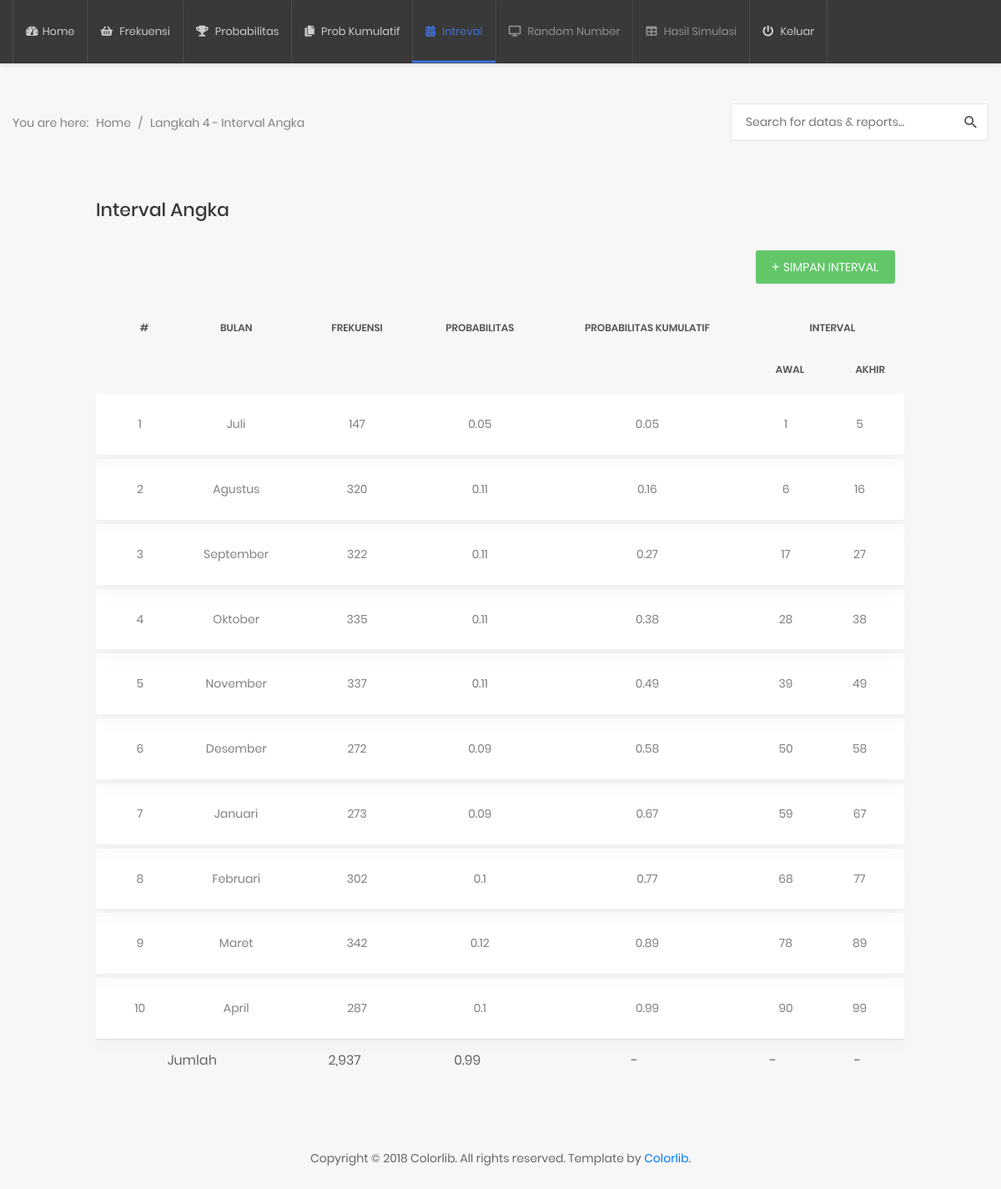
/2017-2018/home.php?p=interval, run on the app's committed database.
### tables this page shows
CREATE TABLE `absen2016_2017` (
  `kd_bulan` varchar(10) NOT NULL,
  `kehadiran` int(5) NOT NULL
);

CREATE TABLE `bulan` (
  `kd_bulan` varchar(10) NOT NULL,
  `nama_bulan` varchar(10) NOT NULL
);

### 2017-2018/interval.php (the view, shortened to what this page needs)
<div class="page-content--bgf7">
    <section class="au-breadcrumb2">
        <div class="container">
            <div class="row">
                <div class="col-md-12">
                    <div class="au-breadcrumb-content">
                        <div class="au-breadcrumb-left">
                            <span class="au-breadcrumb-span">You are here:</span>
                            <ul class="list-unstyled list-inline au-breadcrumb__list">
                                <li class="list-inline-item active">
                                    <a href="#">Home</a>
                                </li>
                                <li class="list-inline-item seprate">
                                    <span>/</span>
                                </li>
                                <li class="list-inline-item">Langkah 4 - Interval Angka</li>
                            </ul>
                        </div>
                        <form class="au-form-icon--sm" action="" method="post">
                            <input class="au-input--w300 au-input--style2" type="text" placeholder="Search for datas &amp; reports...">
                            <button class="au-btn--submit2" type="submit">
                                <i class="zmdi zmdi-search"></i>
                            </button>
                        </form>
                    </div>
                </div>
            </div>
        </div>
    </section>
    <form action="" method="post">
    <section class="p-t-20">
        <div class="container">
            <div class="row">
                <div class="col-md-10 offset-1">
                    <h3 class="title-5 m-b-35">Interval Angka</h3>
                    <div class="table-data__tool">
                        <div class="table-data__tool-right">
                            <button class="au-btn au-btn-icon au-btn--green au-btn--small" type="submit" name="simpan-interval">
                                <i class="zmdi zmdi-plus"></i>Simpan Interval</button>
                        </div>
                    </div>
                    <div class="table-responsive table-responsive-data2">
                        <table class="table table-data2 text-center">
                            <thead>
                                <tr>
                                    <th rowspan="2"> # </th>
                                    <th rowspan="2">Bulan</th>
                                    <th rowspan="2">Frekuensi</th>
                                    <th rowspan="2">Probabilitas</th>
                                    <th rowspan="2">probabilitas Kumulatif</th>
                                    <th colspan="2">Interval</th>
                                </tr>
                                <tr>
                                    <th>Awal</th>
                                    <th>Akhir</th>
                                </tr>
                            </thead>
                            <tbody>
                                <?php
                                $totals = mysqli_query($con, "SELECT SUM(kehadiran) AS total FROM absen2016_2017") or die(mysqli_error($con));
                                $total = mysqli_fetch_array($totals);
                                $no = 1;
                                $sqls = mysqli_query($con, "SELECT * FROM absen2016_2017 a INNER JOIN bulan b ON a.kd_bulan = b.kd_bulan") or die(mysqli_error($con));
                                foreach ($sqls as $sql) { ?>
                                <tr class="spacer"></tr>
                                <tr class="tr-shadow">
                                    <td><?= $no ?></td>
                                    <td><?= $sql['nama_bulan'] ?></td>
                                    <td><?= $sql['kehadiran'] ?><input type="hidden" name="kehadiran-<?= $no ?>" value="<?= $sql['kehadiran'] ?>"></td>
                                    <td><?= $prob = round($sql['kehadiran'] / $total['total'], 2) ?></td>
                                    <td><?= @$probkum += $prob  ?></td>
                                    <td><?php if ( $no == 1 ) { $awal = 1; } else { $awal = $akhiratas + 1; } ?><?= $awal ?><input type="hidden" name="awal-ke-<?= $no ?>" value="<?= $awal ?>"></td>
                                    <td><?= $akhir = $probkum * 100 ?><input type="hidden" name="akhir-ke-<?= $no ?>" value="<?= $akhir ?>"></td>
                                </tr>
                                <?php $akhiratas = $akhir ?>
                                <?php $no++ ?>
                                <?php @$jmlfreq += $sql['kehadiran'] ?>
                                <?php @$jmlprob  += $prob ?>
                                <?php } ?>
                            </tbody>
                            <tfoot>
                                <tr>
                                    <td colspan="2">Jumlah</td>
                                    <td><?= number_format($jmlfreq) ?></td>
                                    <td><?= $jmlprob ?></td>
                                    <td> - </td>
                                    <td> - </td>
                                    <td> - </td>
                                </tr>
                            </tfoot>
                        </table>
                    </div>
                </div>
            </div>
        </div>
    </section>
    </form>

### data on the page
absen2016_2017: kd_bulan.nama_bulan "Juli", kehadiran "147", total "0.05", prob "0.05", awal "1", probkum "5"
absen2016_2017: kd_bulan.nama_bulan "Agustus", kehadiran "320", total "0.11", prob "0.16", awal "6", probkum "16"
absen2016_2017: kd_bulan.nama_bulan "September", kehadiran "322", total "0.11", prob "0.27", awal "17", probkum "27"
absen2016_2017: kd_bulan.nama_bulan "Oktober", kehadiran "335", total "0.11", prob "0.38", awal "28", probkum "38"
absen2016_2017: kd_bulan.nama_bulan "November", kehadiran "337", total "0.11", prob "0.49", awal "39", probkum "49"
absen2016_2017: kd_bulan.nama_bulan "Desember", kehadiran "272", total "0.09", prob "0.58", awal "50", probkum "58"
absen2016_2017: kd_bulan.nama_bulan "Januari", kehadiran "273", total "0.09", prob "0.67", awal "59", probkum "67"
absen2016_2017: kd_bulan.nama_bulan "Februari", kehadiran "302", total "0.1", prob "0.77", awal "68", probkum "77"
absen2016_2017: kd_bulan.nama_bulan "Maret", kehadiran "342", total "0.12", prob "0.89", awal "78", probkum "89"
absen2016_2017: kd_bulan.nama_bulan "April", kehadiran "287", total "0.1", prob "0.99", awal "90", probkum "99"

### other printed values
$jmlfreq "2,937"
$jmlprob "0.99"
